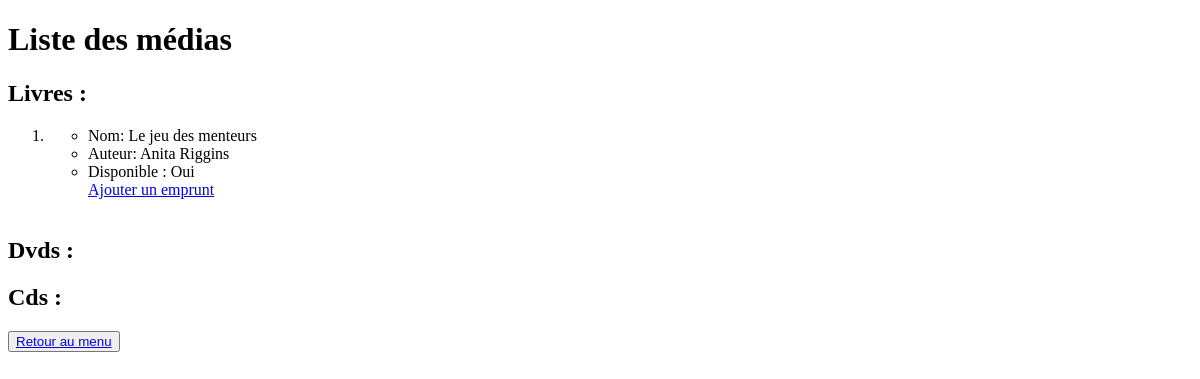
The app's page /librarian/medias_list, older data.
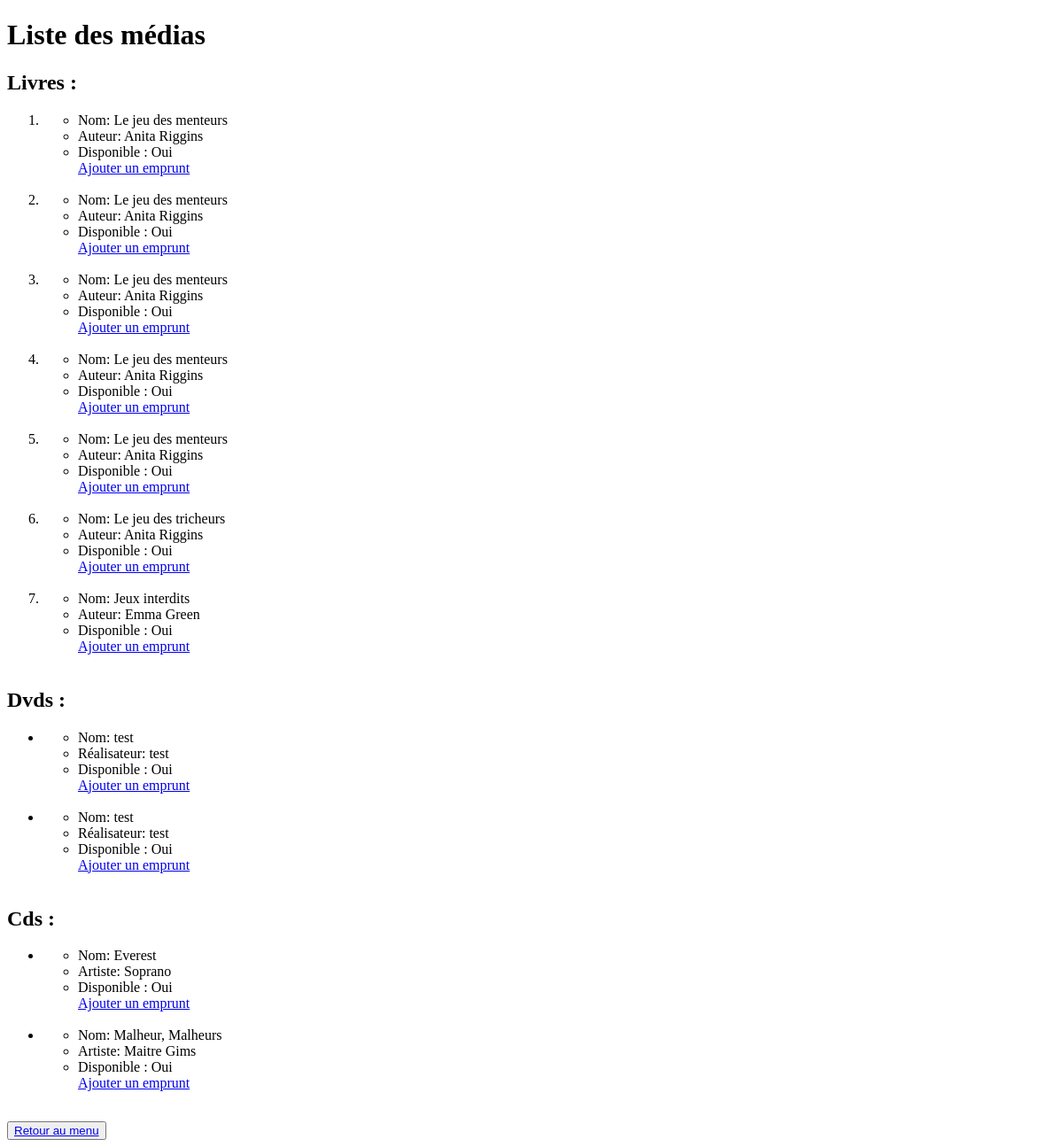
The same page, newer data.
### librarian/models.py (models this page shows)
class Media(models.Model):
    name = models.fields.CharField(max_length=150)
    borrowingDate = models.fields.DateField(null=True, blank=True)
    availability = models.fields.BooleanField(default="True")
    borrower = models.ForeignKey(Borrower, on_delete=models.SET_NULL, null=True, blank=True)

class Book(Media):
    author = models.fields.CharField(max_length=150)

class Media(models.Model):
    name = models.fields.CharField(max_length=150)
    borrowingDate = models.fields.DateField(null=True, blank=True)
    availability = models.fields.BooleanField(default="True")
    borrower = models.ForeignKey(Borrower, on_delete=models.SET_NULL, null=True, blank=True)

class Dvd(Media):
    producer = models.fields.CharField(max_length=150)

class Cd(Media):
    entertainer = models.fields.CharField(max_length=150)

### librarian/views.py (the view)
# urls.py: path('medias_list', librarian_views.medias_list, name='medias_list'),
def medias_list(request):
    books = Book.objects.all()
    dvds = Dvd.objects.all()
    cds = Cd.objects.all()
    boardgames = BoardGame.objects.all()
    return render(request,
                  'librarian/medias_list.html',
                  {'books': books, 'dvds': dvds, 'cds': cds, 'boardgames': boardgames})

### librarian/templates/librarian/medias_list.html (shortened to what this page needs)
<!DOCTYPE html>
<html lang="fr">
<head>
</head>
<body>
    <h1>Liste des médias</h1>
    <h2>Livres :</h2>
    <ol>
        {% for book in books %}
        <li>
            <ul>
                <li>Nom: {{ book.name }}</li>
                <li>Auteur: {{ book.author }}</li>
                {% if book.availability == True %}
                <li>Disponible :  Oui</li>
                <a href="{% url 'borrowing_book' book.id %}">Ajouter un emprunt</a>
                {% else %}
                <li>Disponible: Non </li>
                <li>Emprunteur: {{ book.borrower }}</li>
                <li>Date d'emprunt: {{ book.borrowingDate }}</li>
                {% endif %}
            </ul>
            <br>
        </li>
        {% endfor %}
    </ol>
    <h2>Dvds :</h2>
    <ul>
        {% for dvd in dvds %}
        <li>
            <ul>
                <li>Nom: {{ dvd.name }}</li>
                <li>Réalisateur: {{ dvd.producer }}</li>
                {% if dvd.availability == True %}
                <li>Disponible :  Oui</li>
                <a href="{% url 'borrowing_dvd' dvd.id %}">Ajouter un emprunt</a>
                {% else %}
                <li>Disponible: Non </li>
                <li>Emprunteur: {{ dvd.borrower }}</li>
                <li>Date d'emprunt: {{ dvd.borrowingDate }}</li>
                {% endif %}
            </ul>
            <br>
        </li>
        {% endfor %}
    </ul>
    <h2>Cds :</h2>
    <ul>
        {% for cd in cds %}
        <li>
            <ul>
                <li>Nom: {{ cd.name }}</li>
                <li>Artiste: {{ cd.entertainer }}</li>
                {% if cd.availability == True %}
                <li>Disponible :  Oui</li>
                <a href="{% url 'borrowing_cd' cd.id %}">Ajouter un emprunt</a>
                {% else %}
                <li>Disponible: Non </li>
                <li>Emprunteur: {{ cd.borrower }}</li>
                <li>Date d'emprunt: {{ cd.borrowingDate }}</li>
                {% endif %}
            </ul>
            <br>
        </li>
        {% endfor %}
    </ul>
<button><a href="/librarian/">Retour au menu</a></button>
</body>
</html>

Row changes from the older to the newer data that the page shows:
added Book: name "Le jeu des menteurs", author "Anita Riggins"
added Book: name "Le jeu des menteurs", author "Anita Riggins"
added Book: name "Le jeu des menteurs", author "Anita Riggins"
added Book: name "Le jeu des menteurs", author "Anita Riggins"
added Book: name "Le jeu des tricheurs", author "Anita Riggins"
added Book: name "Jeux interdits", author "Emma Green"
added Dvd: name "test", producer "test"
added Dvd: name "test", producer "test"
added Cd: name "Everest", entertainer "Soprano"
added Cd: name "Malheur, Malheurs", entertainer "Maitre Gims"
